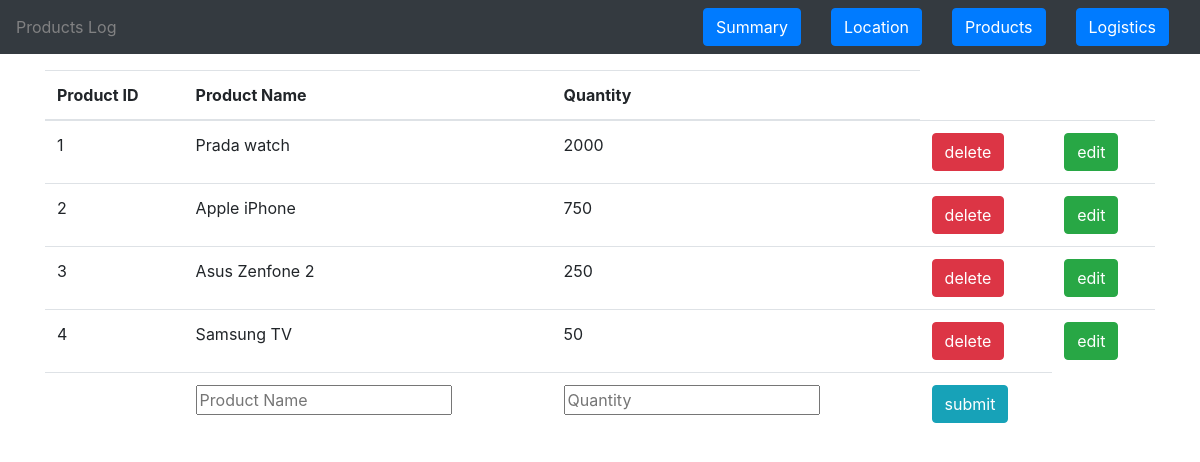
/product, run on the app's committed database.
### tables this page shows
CREATE TABLE products(prod_id INTEGER PRIMARY KEY AUTOINCREMENT,
                    prod_name TEXT UNIQUE NOT NULL,
                    prod_quantity INTEGER NOT NULL,
                    unallocated_quantity INTEGER);

### app.py (the view, shortened to what this page needs)
@app.route('/product', methods=['POST', 'GET'])
def product():
    init_database()
    msg = None
    db = sqlite3.connect(DATABASE_NAME)
    cursor = db.cursor()
    cursor.execute("SELECT * FROM products")
    products = cursor.fetchall()
    return render('product.html',
                  link=link, products=products, transaction_message=msg,
                  title="Products Log")

### templates/product.html (shortened to what this page needs)
{% extends 'base-template.html' %}
{% block content %}
    <div class="container">
        <table class="table">
            <thead>
                <th scope="col">Product ID</th>
                <th scope="col">Product Name</th>
                <th scope="col">Quantity</th>
            </thead>
            <tbody>
                {% for product in products %}
                    <tr>
                        <td>{{ product[0] }}</td>
                        <td>{{ product[1] }}</td>
                        <td>{{ product[2] }}</td>
                        <td>
                            <a href="{{ url_for('delete', prod_id=product[0], type='product') }}">
                                <button name="button" type="button" class="btn btn-danger" value= "delete" >delete</button><br>
                            </a>
                        </td>
                        <td>
                            <button name="button" type="button" class="btn btn-success" value= "edit" data-toggle="modal" data-target="#edit_{{ product[0] }}" >edit</button><br>
                        </td>
                    </tr>
                {% endfor %}
                <tr>
                    <form action = "{{ url_for('product') }}" method = "POST">
                        <td></td>
                        <td>
                            <input name = "prod_name" placeholder="Product Name" required autofocus>
                        </td>
                        <td>
                            <input name = "prod_quantity" placeholder="Quantity" required>
                        </td>
                        <td>
                            <input type= "submit" class="btn btn-info btn-group-toggle" value= "submit" /><br>
                        </td>
                    </form>
                </tr>
            </tbody>
        </table>
    </div>
{% endblock %}

### templates/base-template.html (style rules this page uses)
.container { padding-top: 70px; }

### data on the page
products: prod_id "1", prod_name "Prada watch", prod_quantity "2000"
products: prod_id "2", prod_name "Apple iPhone", prod_quantity "750"
products: prod_id "3", prod_name "Asus Zenfone 2", prod_quantity "250"
products: prod_id "4", prod_name "Samsung TV", prod_quantity "50"

### other printed values
{{ title }} "Products Log"
